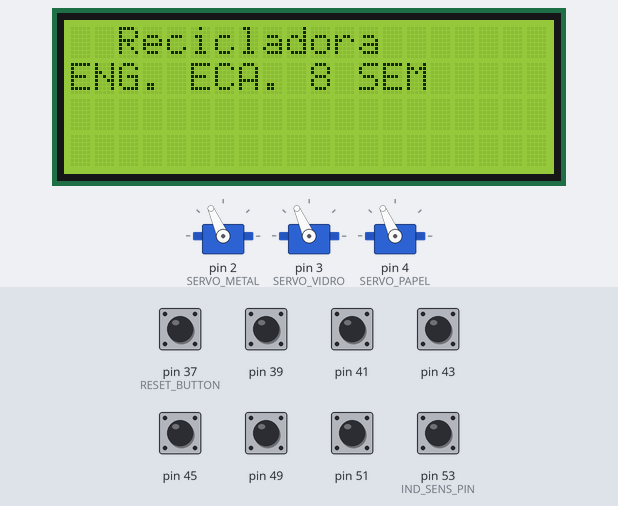
This sketch was run on a simulated Arduino Mega 2560, built with avr-gcc and run on an emulated ATmega2560. Shown: 3 × servo, 20×4 character LCD. The test bench sets the inputs (shaded band); at power-on: pin 39, pin 41, pin 43, pin 45, pin 49, pin 51, pin 53 (IND_SENS_PIN) HIGH, pin 37 (RESET_BUTTON) LOW.

Above: at 0.9 s.
At 3.6 s:
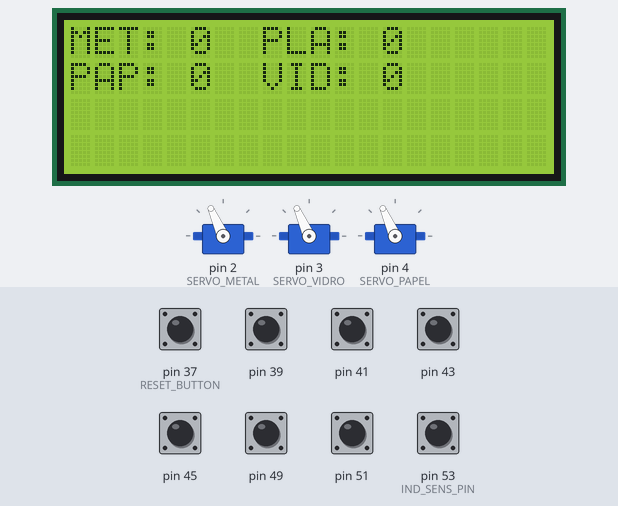
3.7 s: pin 49 pulled LOW for 0.15 s
At 7.0 s:
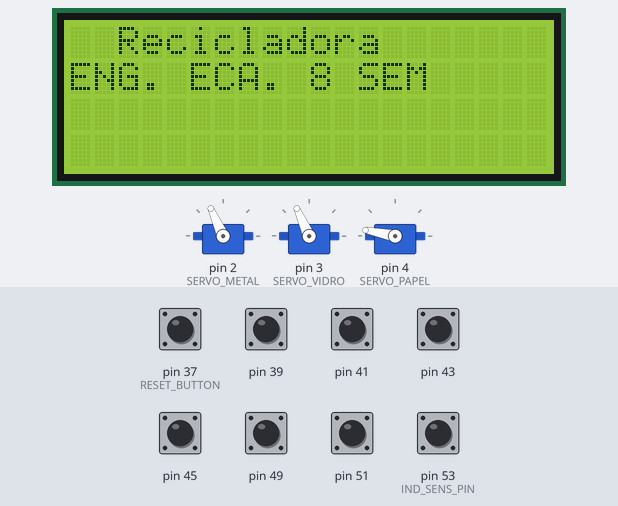
At 13.5 s:
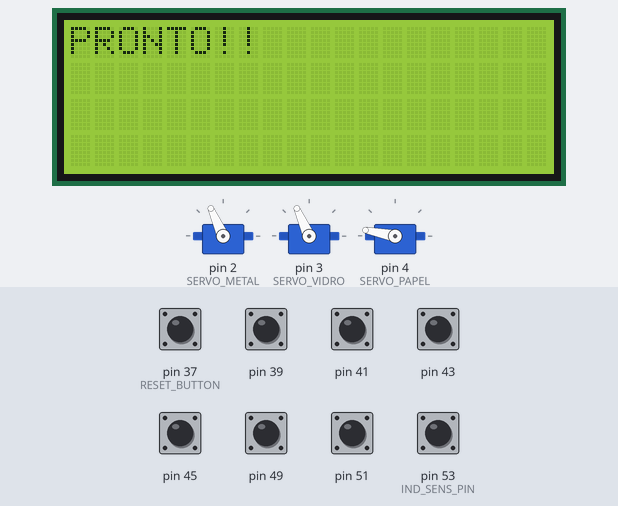
Timing chart, 0 to 15.0 s (numbered marks = the images above; inputs shaded):
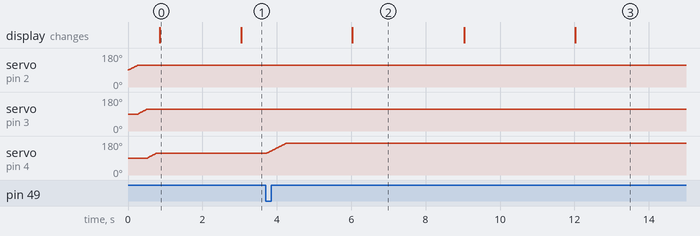

Measured:
- after the input at 3.7 s, servo on pin 4 (SERVO_PAPEL): moves from 114° to 169° over 0.54 s, starting at once
- what the display in image 0 shows lasts 2.2 s, from 0.8 s to 3.0 s
- what the display in image 2 shows lasts 3.0 s, from 6.0 s to 9.0 s

The sketch:

projeto_esteira_incompleto.ino
```cpp
//INCLUDE LIBRARIES
#include<Wire.h>
#include<LiquidCrystal_I2C.h>
#include <Servo.h>

//DECLARE GLOBALS
LiquidCrystal_I2C lcd(0x3f,20,4);

String expectedMaterial = "";
int period = 3000;
unsigned long time_now = 0;
unsigned long materialTime = 0;

bool showCount = false;
bool switchMessage = false;
bool cycleReady = true;

bool erro = false;
int errorTime = 15000;

const int numOfmat = 4;
String materials[] = {"METAL", "PLASTICO", "PAPEL", "VIDRO"};
int trashCount[] = {0, 0, 0, 0};

Servo servo1;
Servo servo2;
Servo servo3;

//GENERAL DEFINES
#define ID_SENSOR_COUNT 3
#define OP_SENSOR_COUNT 6
#define SERVO_COUNT 3

//PIN DEFINES
#define SERVO_METAL 2
#define SERVO_VIDRO 3
#define SERVO_PAPEL 4

#define MOTOR_PIN 5

#define IND_SENS_PIN 53
#define CAP_SENS_VIDRO 51
#define CAP_SENS_PAPEL 49

//#define OP_SENS_FINAL 47
//#define OP_SENS_START 35

#define OP_SENS_METAL 45
#define OP_SENS_VIDRO 43
#define OP_SENS_PAPEL 41
#define OP_SENS_PLASTICO 39

#define RESET_BUTTON 37

//CLASS IHM FOR CONTROLLING THE LCD DISPLAY
class IHM{
  private:
  LiquidCrystal_I2C* _lcd; //POINTER FOR THE LCD

  public:
  IHM(LiquidCrystal_I2C* lcd){ //CONSTRUCTOR
    _lcd = lcd;
  };

  void init(){ //INITIATE THE LCD AND PRINT THE INITIAL MESSAGE
    _lcd->init();
    displayECA();
  }

  void displayECA(){ //DISPLAYS THE ECA MESSAGE
    _lcd->setBacklight(HIGH);
    _lcd->setCursor(2,0);
    _lcd->print("Recicladora");
    _lcd->setCursor(0,1);
    _lcd->print("ENG. ECA. 8 SEM");
  }

  void displayCount(){ //DISPLAYS THE COUNTER
    _lcd->setBacklight(HIGH);
    _lcd->setCursor(0,0);

    for(int i = 0; i < 4; i++){
      _lcd->print(materials[i].substring(0,3)+ ": " + trashCount[i] + "  ");

      if(i == 1){
        _lcd->setCursor(0,1);
      }
    }
  }

  displayStatus(){
    _lcd->setBacklight(HIGH);
    _lcd->setCursor(0,0);
    String state = "";

    if(cycleReady){
       state = "PRONTO!!";
    }else{
      state = "ESPERE!!";
    }

    if(erro){
      state = "ERRO!!";
    }

    _lcd->print(state);
  }

  void refresh(){ //REFERESHES THE IHM MESSAGE CHANGING THE COUNT NUMBER OR SWITCHING MEESSAGES
    if(millis() - time_now > period){
      time_now = millis();
      showCount = !showCount;
      _lcd->clear();

      if(showCount){
        displayCount();
        switchMessage = !switchMessage;
      }else{
        if(switchMessage){
          displayECA();
        }else{
          displayStatus();
        }
      }
    }
  }
};

//CLASS FOR CONTROLLING THE MOTOR
class Motor{
  public:
  int _PIN;
  bool state = false;

  Motor(int Pin){
    this->_PIN = Pin;
  }

  void turnOn(){
    digitalWrite(_PIN, false);
    state = true;
  }

  void turnOff(){
    digitalWrite(_PIN, true);
    state = false;
  }
};

//CLASS FOR CONTROLLING THE SENSORS
class Sensor{
  private:
  int _sensor_pin; //SENSOR PIN
  String _name; //NAME OF THE SENSOR

  public:

  Sensor(int pin, String name){ //CONSTRUCTOR
    pinMode(pin, INPUT_PULLUP);
    _sensor_pin = pin;
    _name = name;
  }

  bool read(){ //READS THE SENSOR AND RETURN ITS VALUE
    return !digitalRead(_sensor_pin);
  }

  String getName(){ //RETURNS SENSORS NAME
    return _name;
  }
};

//CLASS FOR OPTICAL SENSORS
class OpticalSensor : public Sensor{ //INHERIT SENSOR CLASS

  public:
    OpticalSensor(int pin, String name) : Sensor(pin, name){ //CONSTRUCTOR
    }
};

//CLASS FOR IDENTIFICATION SENSORS
class IDSensor : public Sensor{ //INHERIT SENSOR CLASS

  public:
  String _material; //MATERIAL THAT THIS SENSOR HAS TO IDENTIFY

  IDSensor(int pin, String name, String material) : Sensor(pin, name){ //CONSTRUCTOR
    _material = material;
  }
};

// CLASS FOR CONTROLLING ALL THE ID SENSORS AS AN UNIQUE ARRAY
class IDSensorArray{

  private:
  int _count; //HOW MANY SENSORS THIS ARRAY CONSTAINS
  bool states[ID_SENSOR_COUNT]; //STATES OF ALL SENSORS
  IDSensor* sensors[ID_SENSOR_COUNT]; // ALL THE SENSORS POINTERS

  public:
  IDSensorArray(){} //CONSTRUCTOR

  void addNew(IDSensor* sensor){ //ADD A NBW SENSOR TO THE ARRAY
    if(_count < ID_SENSOR_COUNT){
      sensors[_count] = sensor;
      _count++;
    }
  }

  void checkAll(){ // CHECK ALL SENSORS AND REFRESH THEIR STATES
    for(int i = 0; i < _count; i++){
      bool sensorState = sensors[i]->read();

      if(sensorState){
        states[i] = sensorState;
      }
    }
  }

  String getMaterial(){ //RETURN THE MATERIAL THAT WAS IDENTIFIED BY THE SENSORS
    for(int i = 0; i < ID_SENSOR_COUNT; i++){
      states[i];
      if(states[i]){
        return sensors[i]->_material;
      }
    }
    return "NONE";
  }

  void resetState(){ //RESETS THE STATES OF ALL SENSORS
    for(int i = 0; i < ID_SENSOR_COUNT; i++){
      states[i] = false;
    }
  }
};

// CLASS FOR CONTROLLING ALL THE OP SENSORS AS AN UNIQUE ARRAY
class OPSensorArray{
  private:
  int _count;
  bool states[OP_SENSOR_COUNT];
  OpticalSensor* sensors[OP_SENSOR_COUNT];

  public:
  OPSensorArray(){}

  void addNew(OpticalSensor* sensor){
    if(_count < OP_SENSOR_COUNT){
      sensors[_count] = sensor;
      _count++;
    }
  }

    void checkAll(){
      for(int i = 0; i < _count; i++){
        bool sensorState = sensors[i]->read();

        if(sensorState){
          states[i] = sensorState;
        }
      }
    }

    String getState(){
      for(int i = 0; i < OP_SENSOR_COUNT; i++){
        if(states[i]){
          return(sensors[i]->getName());
        }
      }
      return "NONE";
    }

    void resetState(){
      for(int i = 0; i < OP_SENSOR_COUNT; i++){
        states[i] = false;
      }
    }
};

class Output{
  private:
  Servo* _servo;
  bool state;
  int openAngle = 170;
  int closedAngle = 115;
  String _name;

  public:
  Output(Servo* servo, String name){
    _servo = servo;
    _name = name;
    state = false;
  }

  void setServoState(bool state){
    int angle;
    int mod = 0;

    if(state){
      angle = closedAngle;
    }else{
      angle = openAngle;
    }

    int initAngle = _servo->read();

    for(int i = initAngle; i != angle; i+=mod){

      _servo->write(i);

      if(i > angle){
        mod = -1;
      }else{
        mod = 1;
      }

      delay(10);
    }
  }

  String getMaterial(){
    return _name;
  }
};

class ServoArray{
  private:
  int _count;
  Output* servos[SERVO_COUNT];

  public:
  ServoArray(){}

  void addNew(Output* servo){
    if(_count < SERVO_COUNT){
      servos[_count] = servo;
      _count++;
    }
  }

  void moveServo(String name, bool state){
    for(int i = 0; i < _count; i++){
      if(servos[i]->getMaterial() == name){
        servos[i]->setServoState(state);
      }
    }
  }

  void resetAllServos(){
    for(int i = 0; i < _count; i++){
        moveServo(servos[i]->getMaterial(),true);
    }
  }
};

//CLASSES INITIALIZATIONS
Motor motor(MOTOR_PIN);

IDSensor sensorInd(IND_SENS_PIN, "INDUTIVO","METAL");
IDSensor sensorCap1(CAP_SENS_VIDRO, "CAPACITIVO 1","VIDRO");
IDSensor sensorCap2(CAP_SENS_PAPEL, "CAPACITIVO 2","PAPEL");

//OpticalSensor sensorOP1(OP_SENS_FINAL, "FINAL");
//OpticalSensor sensorOP6(OP_SENS_START,"START");

OpticalSensor sensorOP2(OP_SENS_METAL, "METAL");
OpticalSensor sensorOP3(OP_SENS_VIDRO, "VIDRO");
OpticalSensor sensorOP4(OP_SENS_PLASTICO, "PLASTICO");
OpticalSensor sensorOP5(OP_SENS_PAPEL, "PAPEL");

IDSensorArray IDsensors;
OPSensorArray OPsensors;

IHM ihm(&lcd);

Output servoMetal(&servo1, "METAL");
Output servoVidro(&servo2, "VIDRO");
Output servoPapel(&servo3, "PAPEL");


ServoArray Servos;

void setup()
{
  Serial.begin(9600);

  servo1.attach(SERVO_METAL);
  servo2.attach(SERVO_VIDRO);
  servo3.attach(SERVO_PAPEL);

  IDsensors.addNew(&sensorCap1);
  IDsensors.addNew(&sensorCap2);
  IDsensors.addNew(&sensorInd);

  //OPsensors.addNew(&sensorOP1);
  OPsensors.addNew(&sensorOP2);
  OPsensors.addNew(&sensorOP3);
  OPsensors.addNew(&sensorOP4);
  OPsensors.addNew(&sensorOP5);
  //OPsensors.addNew(&sensorOP6);

  Servos.addNew(&servoMetal);
  Servos.addNew(&servoVidro);
  Servos.addNew(&servoPapel);

  Servos.resetAllServos();

  ihm.init();
}

void loop(){

  //ATUALIZA IHM
  ihm.refresh();

  if(digitalRead(RESET_BUTTON)){
    if(erro){
      erro = false;
      cycleReady = true;
      Servos.resetAllServos();
      expectedMaterial = "";
      OPsensors.resetState();
      OPsensors.checkAll();

    }else{
      for(int i = 0; i < numOfmat; i++){
        trashCount[i] = 0;
      }
    }
  }

  if(!motor.state){
    motor.turnOn();
  }

  // CONFERE SE O CILO ESTÁ PRONTO
  if(!erro){
    if(expectedMaterial == ""){
      IDsensors.checkAll();
      OPsensors.checkAll();

      if(IDsensors.getMaterial() != "NONE" || OPsensors.getState() == "PLASTICO"){

        expectedMaterial = IDsensors.getMaterial();

        if(expectedMaterial == "NONE"){
          expectedMaterial = "PLASTICO";
        }

        Servos.moveServo(expectedMaterial, false);
        materialTime = millis();

        IDsensors.resetState();
        OPsensors.resetState();
      }
    }else{
      if(millis() - materialTime > errorTime){
        erro = true;
      }

      OPsensors.checkAll();
      String state = IDsensors.getMaterial();

      if(state == expectedMaterial || expectedMaterial == "PLASTICO"){
        for(int i = 0; i < numOfmat; i++){
          if(materials[i] == expectedMaterial){
            trashCount[i]++;
          }
        }

        while(OPsensors.getState() == "PLASTICO"){
          OPsensors.checkAll();
        }

        IDsensors.resetState();
        OPsensors.resetState();
        Servos.resetAllServos();
        expectedMaterial = "";
      }
    }
  }
}
```
